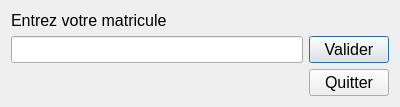
<?xml version="1.0" encoding="UTF-8"?>
<ui version="4.0">
 <class>connectionDialog</class>
 <widget class="QDialog" name="connectionDialog">
  <property name="geometry">
   <rect>
    <x>0</x>
    <y>0</y>
    <width>400</width>
    <height>100</height>
   </rect>
  </property>
  <property name="font">
   <font>
    <pointsize>12</pointsize>
   </font>
  </property>
  <property name="windowTitle">
   <string>Dialog</string>
  </property>
  <layout class="QGridLayout" name="gridLayout">
   <item row="0" column="0">
    <widget class="QLabel" name="matricule_lbl">
     <property name="text">
      <string>Entrez votre matricule</string>
     </property>
    </widget>
   </item>
   <item row="1" column="0">
    <widget class="QLineEdit" name="matricule_LE"/>
   </item>
   <item row="1" column="1">
    <widget class="QPushButton" name="ok_button">
     <property name="text">
      <string>Valider</string>
     </property>
    </widget>
   </item>
   <item row="2" column="0">
    <spacer name="verticalSpacer">
     <property name="orientation">
      <enum>Qt::Vertical</enum>
     </property>
     <property name="sizeHint" stdset="0">
      <size>
       <width>20</width>
       <height>40</height>
      </size>
     </property>
    </spacer>
   </item>
   <item row="2" column="1">
    <widget class="QPushButton" name="pushButton_2">
     <property name="text">
      <string>Quitter</string>
     </property>
    </widget>
   </item>
  </layout>
 </widget>
 <resources/>
 <connections/>
</ui>
